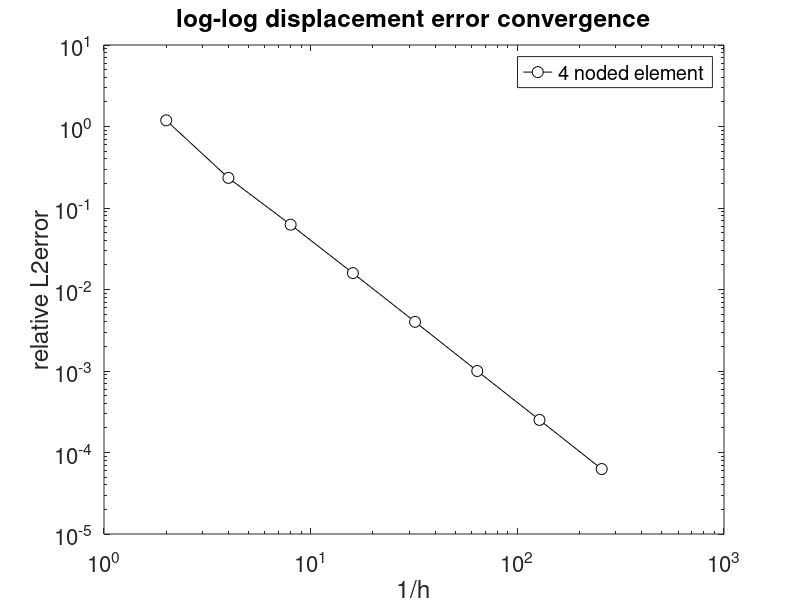
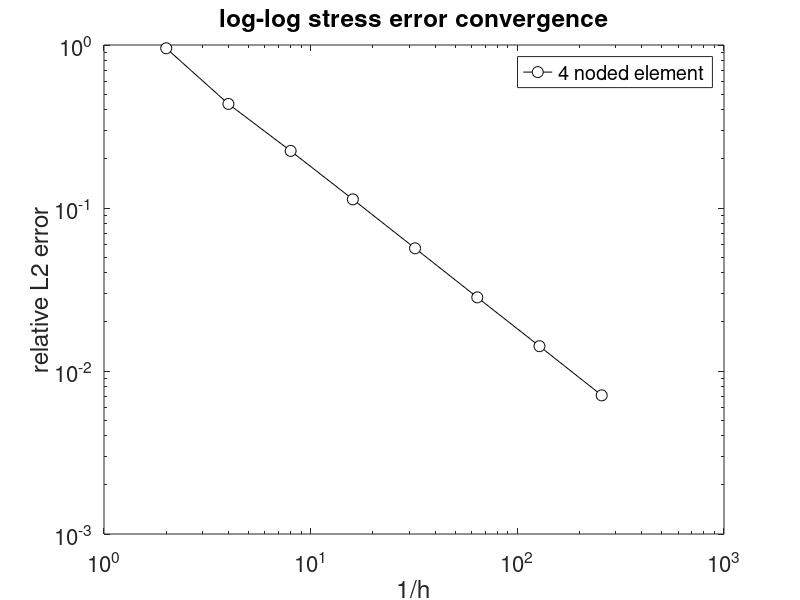

Source code (MATLAB) for these figures, in order:
nels = [2 4 8 16 32 64 128 256];
uErr = [1.19E+00 2.34E-01 6.24E-02 1.59E-02 4.01E-03 1.00E-03 2.51E-04 6.27E-05];
sigErr = [9.55E-01 4.35E-01 2.24E-01 1.13E-01 5.66E-02 2.83E-02 1.42E-02 7.09E-03];

figure(1); clf;
loglog(nels,uErr,'k-o','MarkerSize',8,'MarkerFaceColor','w'); hold on;
set(gca,'FontSize',16);
legend('4 noded element');
title('log-log displacement error convergence')
xlabel('1/h');
ylabel('relative L2error')

figure(2); clf;
loglog(nels,sigErr,'k-o','MarkerSize',8,'MarkerFaceColor','w'); hold on;
set(gca,'FontSize',16);
legend('4 noded element');
title('log-log stress error convergence')
xlabel('1/h');
ylabel('relative L2 error')

uRate   = (log(uErr(2:end))-log(uErr(1:end-1)))./(log(nels(2:end))-log(nels(1:end-1)))
sigRate = (log(sigErr(2:end))-log(sigErr(1:end-1)))./(log(nels(2:end))-log(nels(1:end-1)))
